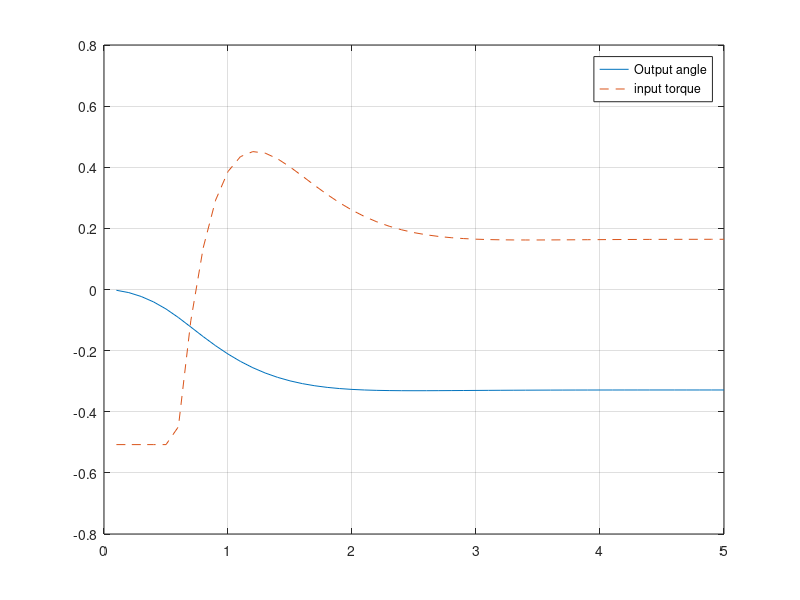
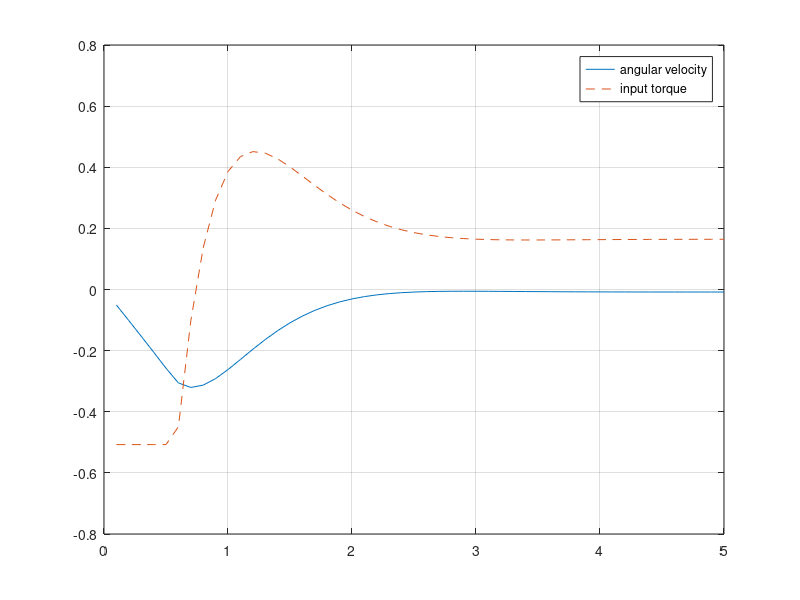

These figures' MATLAB source, in order:
%
%---Basic system model
%
clear all;
h=0.1;
A=[1 h;0.5*h 1];
A2=[1 h;0.5*h*0.95 0.95];
B=[((h^2)/2); h];
C=eye(2);%[1 0];
n=size(A,1);
m=size(B,2);
%
%---Parameters
%
q=diag([10 1]);
Pf=q;%diag([1 1]);
r=0.1;
N=5;
x0=[0 0]';


%
%---Define matrices for the QP
AA=[A;zeros(n*N-2,2)];
Aeq =[kron(eye(N),eye(2))+kron(diag(ones(N-1,1),-1),-A),kron(eye(N),-B)];
H=blkdiag(kron(eye((N-1)),1*q.*C'*C),1*Pf*eye(2),kron(eye(N),1*r));

% 
% Gamma=kron(eye(N),B);
% temp2=[];
% Omega=[];
% for j=1:N
%     
%     temp=kron(diag(ones(N-j,1),-j),(A^j)*B);
%     Gamma=Gamma+temp;
%     temp2=[temp2 A^(N-j)*B]; 
%     Omega=[Omega; A^j];
% end
%Gamma=blkdiag(Gamma,B);
%Gamma(N:size(B,1)+N-1,1:N-1)=temp2
%Omega=vertcat(Omega,A^N);

% Q=q*eye(size(Gamma,1)-2);
% Q=blkdiag(Q,Pf);
% R=r*eye(N);
% 
% H=Gamma'*Q*Gamma+R;
% f=2*x0'*Omega'*Q*Gamma;

f=zeros(0,length(H));

%---For the case with actuator constraints
%

%%%Setpoint tracking
% System has 2 outputs, Angle and Angular velocity. 
C_z=[1 0];      %Setting angle as only controlled output
z_sp=[-0.3];    %Setpoint for angle. 
track_m=[(eye(2)-A) -B;C_z 0];  



%%

Ain=horzcat(zeros(2*N),vertcat(eye(N),-1*eye(N)));
bin=ones(2*N,1).*0.5%;*(1-abs(u_s));   %Calculate new constraints for the RHC depending on the steady state setpoint u_s. "Whats left of the input for me to play with"


%
%---Cost function

%%
%
%---MPC algorithm
%
T=50; % simulation time

xk=x0; % initialize state vector
yvec=zeros(0,2);
uvec=[];
delta_xkvec=[];
options = optimset('Algorithm','interior-point-convex','Display','off');
ss_target=track_m\([0;0;z_sp]);
x_s=ss_target(1:2,1);
%x_s(2,1)=0;
u_s=ss_target(2,1);

for k=1:T


%Compute an update steady state targets (Setpoint tracking) eq 56
% ss_target=track_m\([0;0;z_sp]);
% x_s=ss_target(1:2,1);
% u_s=ss_target(2,1);



delta_xk=xk-x_s;

beq=AA*delta_xk; % The matrix AA defines how the last measured state xk
% determines the right hand side of the inequality condition.

delta_z=quadprog(H,f,Ain,bin,Aeq,beq,[],[],[],options);
%u=quadprog(H,f,Ain,bin,[],[],[],[],[],options);
delta_uk=delta_z(n*N+1);

uk=delta_uk+u_s;
%xk=xk+delta_xk;
%xk=
% 
% if(k>150)
%     xk=A2*xk+B*uk;
% else
%     xk=A*xk+B*uk;
%     
% end
xk=A*xk+B*uk;
yk=C*xk;
yvec=[yvec; (yk)'];
delta_xkvec=[delta_xkvec; delta_xk];
uvec=[uvec; uk];
end
tvec=h*(1:1:T);
%subplot(3,1,1) % For the other two sets of parameters you should change
% the third index to 2 and 3, respectively.
figure(1)
plot(tvec,yvec(:,1),'-',tvec,uvec,'--'); grid
legend('Output angle','input torque')
figure(2)
plot(tvec,yvec(:,2),'-',tvec,uvec,'--'); grid
legend('angular velocity','input torque')

%% Simulation
% 
% us=-0.34;
% inputs=size(us,1);
% outputs=size(2,1);
% states=2;
% yvec=zeros(0,2);
% uvec=[];
% 
% x0=[0.69,0]';
% xk=x0;
% T=50
% for k=1:T,
% 
%     xk=A*xk+B*uk;
%     yk=C*xk;
%     yvec=[yvec; (yk)'];
%     uvec=[uvec; uk];
%     
% end
% tvec=h*(1:1:T);
% %subplot(3,1,1) % For the other two sets of parameters you should change
% % the third index to 2 and 3, respectively.
% figure(3)
% plot(tvec,yvec(:,1),'-',tvec,uvec,'--'); grid
% figure(4)
% plot(tvec,yvec(:,2),'-',tvec,uvec,'--'); grid

